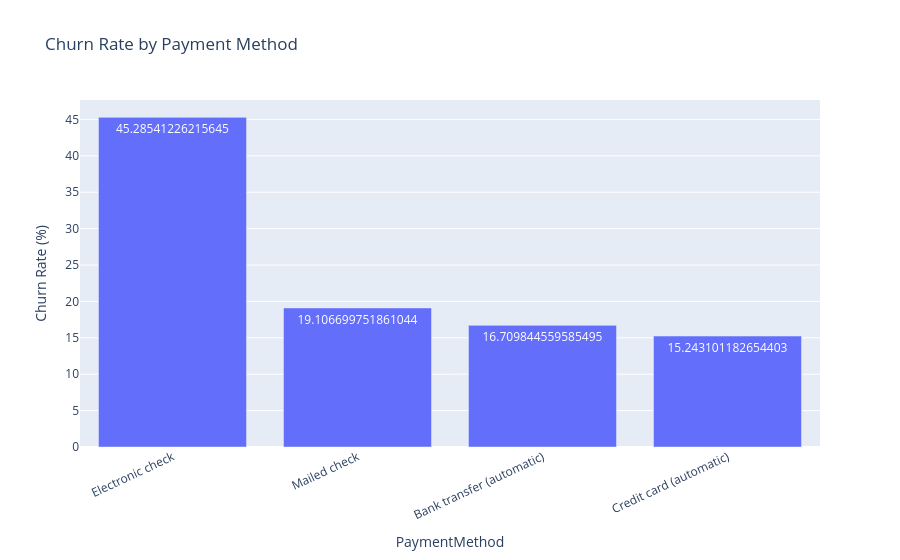

Source (notebook cell):
### Code cell
fig = px.bar(
    payment_churn.reset_index(),
    x="PaymentMethod",
    y="Churn",
    title="Churn Rate by Payment Method",
    labels={"Churn": "Churn Rate (%)"},
    text="Churn"
)

fig.update_xaxes(tickangle=-25)

plt.savefig(
    os.path.join(reports_folder, "07_payment_method_vs_churn.png"),
    dpi=300,
    bbox_inches="tight"
)
fig.show()

### Figure 1 — Plotly figure (JSON) as saved in the notebook; plotly's stock layout.template omitted (floating-point values rounded to 4 significant figures)
{"data": [{"hovertemplate": "PaymentMethod=%{x}<br>Churn Rate (%)=%{text}<extra></extra>", "legendgroup": "", "marker": {"color": "#636efa", "pattern": {"shape": ""}}, "name": "", "orientation": "v", "showlegend": false, "text": [45.29, 19.11, 16.71, 15.24], "textposition": "auto", "type": "bar", "x": ["Electronic check", "Mailed check", "Bank transfer (automatic)", "Credit card (automatic)"], "xaxis": "x", "y": [45.29, 19.11, 16.71, 15.24], "yaxis": "y"}], "layout": {"barmode": "relative", "legend": {"tracegroupgap": 0}, "title": {"text": "Churn Rate by Payment Method"}, "xaxis": {"anchor": "y", "domain": [0, 1], "tickangle": -25, "title": {"text": "PaymentMethod"}}, "yaxis": {"anchor": "x", "domain": [0, 1], "title": {"text": "Churn Rate (%)"}}}}
